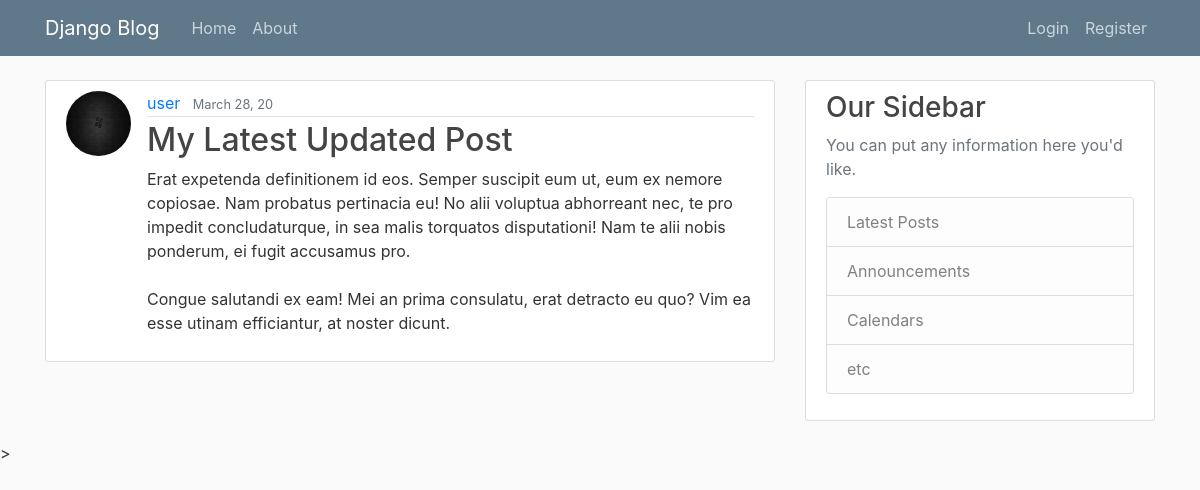
The app's page /post/38/ with its own data.
### blog/models.py (models this page shows, shortened)
class Post(models.Model):
    title = models.CharField(max_length=100)
    content = models.TextField()
    date_posted = models.DateTimeField(default=timezone.now)
    author = models.ForeignKey(User, on_delete=models.CASCADE)

### users/models.py (models this page shows, shortened)
class Profile(models.Model):
    user = models.OneToOneField(User, on_delete=models.CASCADE)
    image = models.ImageField(default='default.jpg', upload_to='profile_pics')

### blog/views.py (the view)
# urls.py: path('post/<int:pk>/', PostDetailView.as_view(), name="post-detail"),
class PostDetailView(DetailView):
    model = Post

### blog/templates/blog/post_detail.html (shortened to what this page needs)
{% extends "blog/base.html" %}
{% block content %}
<article class="media content-section">
    <img src="{{ post.author.profile.image.url }}" alt="{{ post.title }}" class="rounded-circle article-img">
    <div class="media-body">
        <div class="article-metadata">
            <a class="mr-2" href="{% url 'user-posts' object.author.username %}">{{ object.author }}</a>
        <small class="text-muted">{{ object.date_posted |date:"F d, y" }}</small>
        </div>
        <h2 class="article-title" >{{ object.title }}</h2>
        <p class="article-content">{{ object.content }}</p>
    </div>
</article>
{% endblock content %}

### blog/static/blog/main.css (style rules this page uses)
body { background: #fafafa; color: #333333; margin-top: 5rem; }
h1, h2, h3, h4, h5, h6 { color: #444444; }
.content-section { background: #ffffff; padding: 10px 20px; border: 1px solid #dddddd; border-radius: 3px; margin-bottom: 20px; }
.article-title { color: #444444; }
.article-content { white-space: pre-line; }
.article-img { height: 65px; width: 65px; margin-right: 16px; }
.article-metadata { padding-bottom: 1px; margin-bottom: 4px; border-bottom: 1px solid #e3e3e3 }

### records on screen
Post: author.profile.image (picture), author "user", date_posted "March 28, 20", title "My Latest Updated Post", content "Erat expetenda definitionem id eos. Semper suscipit eum ut, eum ex nemore copiosae. Nam probatus pertinacia eu! No alii voluptua abhorreant nec, te pro impedit concludaturque, in sea malis torquatos disputationi! Nam te alii nobis ponderum, ei fugit accusamus pro. Congue salutandi ex eam! Mei an prima consulatu, erat detracto eu quo? Vim ea esse utinam efficiantur, at noster dicunt."
